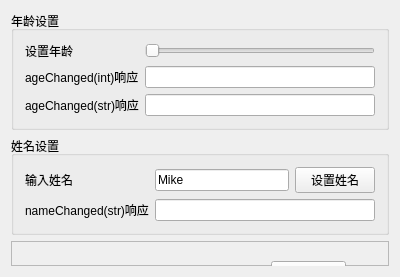
<?xml version="1.0" encoding="UTF-8"?>
<ui version="4.0">
 <class>Widget</class>
 <widget class="QWidget" name="Widget">
  <property name="geometry">
   <rect>
    <x>0</x>
    <y>0</y>
    <width>400</width>
    <height>277</height>
   </rect>
  </property>
  <property name="windowTitle">
   <string>Widget</string>
  </property>
  <layout class="QVBoxLayout" name="verticalLayout">
   <item>
    <widget class="QGroupBox" name="groupBox_Age">
     <property name="title">
      <string>年龄设置</string>
     </property>
     <layout class="QGridLayout" name="gridLayout">
      <item row="2" column="0">
       <widget class="QLabel" name="label_3">
        <property name="text">
         <string>ageChanged(str)响应</string>
        </property>
        <property name="buddy">
         <cstring>editAgeStr</cstring>
        </property>
       </widget>
      </item>
      <item row="1" column="1">
       <widget class="QLineEdit" name="editAgeInt"/>
      </item>
      <item row="0" column="1">
       <widget class="QSlider" name="sliderSetAge">
        <property name="maximum">
         <number>100</number>
        </property>
        <property name="orientation">
         <enum>Qt::Horizontal</enum>
        </property>
       </widget>
      </item>
      <item row="2" column="1">
       <widget class="QLineEdit" name="editAgeStr"/>
      </item>
      <item row="0" column="0">
       <widget class="QLabel" name="label">
        <property name="text">
         <string>设置年龄</string>
        </property>
        <property name="buddy">
         <cstring>sliderSetAge</cstring>
        </property>
       </widget>
      </item>
      <item row="1" column="0">
       <widget class="QLabel" name="label_2">
        <property name="text">
         <string>ageChanged(int)响应</string>
        </property>
        <property name="buddy">
         <cstring>editAgeInt</cstring>
        </property>
       </widget>
      </item>
     </layout>
    </widget>
   </item>
   <item>
    <widget class="QGroupBox" name="groupBox_Name">
     <property name="title">
      <string>姓名设置</string>
     </property>
     <layout class="QGridLayout" name="gridLayout_2">
      <item row="0" column="2">
       <widget class="QPushButton" name="btnSetName">
        <property name="text">
         <string>设置姓名</string>
        </property>
       </widget>
      </item>
      <item row="0" column="1">
       <widget class="QLineEdit" name="editNameInput">
        <property name="text">
         <string>Mike</string>
        </property>
       </widget>
      </item>
      <item row="1" column="0">
       <widget class="QLabel" name="label_5">
        <property name="text">
         <string>nameChanged(str)响应</string>
        </property>
        <property name="buddy">
         <cstring>editNameHello</cstring>
        </property>
       </widget>
      </item>
      <item row="1" column="1" colspan="2">
       <widget class="QLineEdit" name="editNameHello"/>
      </item>
      <item row="0" column="0">
       <widget class="QLabel" name="label_4">
        <property name="text">
         <string>输入姓名</string>
        </property>
        <property name="buddy">
         <cstring>editNameInput</cstring>
        </property>
       </widget>
      </item>
     </layout>
    </widget>
   </item>
   <item>
    <widget class="QFrame" name="frame_Button">
     <property name="frameShape">
      <enum>QFrame::StyledPanel</enum>
     </property>
     <property name="frameShadow">
      <enum>QFrame::Raised</enum>
     </property>
     <widget class="QPushButton" name="pushButton_2">
      <property name="geometry">
       <rect>
        <x>260</x>
        <y>20</y>
        <width>75</width>
        <height>23</height>
       </rect>
      </property>
      <property name="text">
       <string>关闭</string>
      </property>
      <property name="icon">
       <iconset resource="res.qrc">
        <normaloff>:/icons/images/close.bmp</normaloff>:/icons/images/close.bmp</iconset>
      </property>
     </widget>
    </widget>
   </item>
  </layout>
 </widget>
 <layoutdefault spacing="6" margin="11"/>
 <resources>
  <include location="res.qrc"/>
 </resources>
 <connections/>
</ui>
